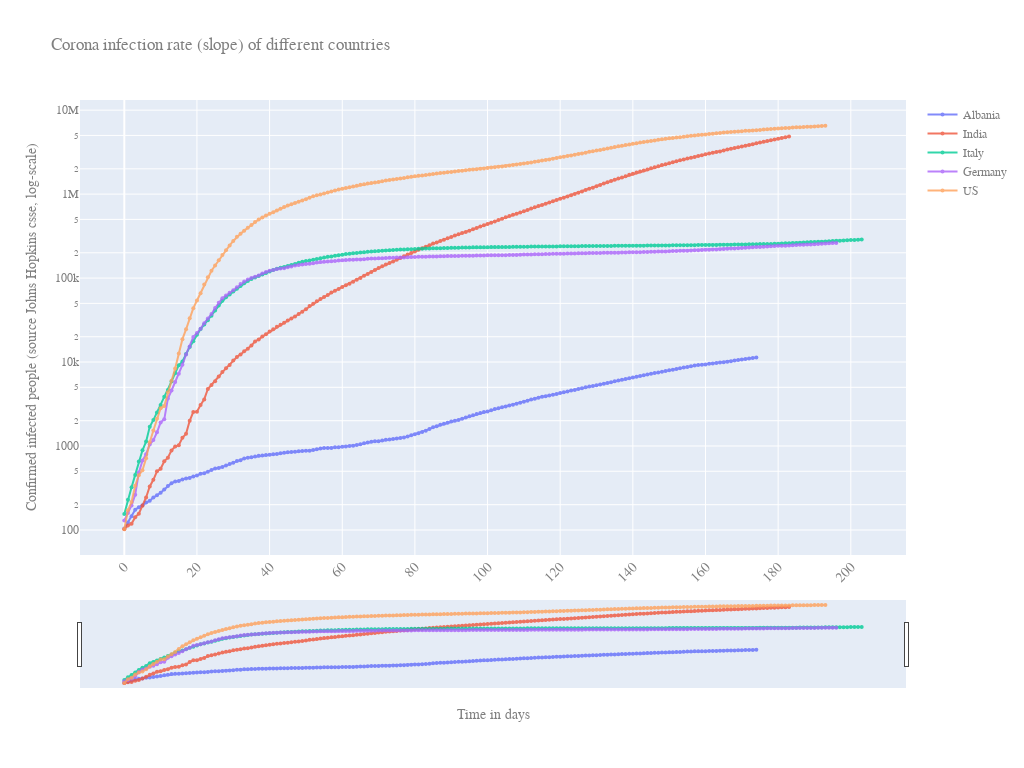

Notebook cell for this chart:
### Code cell
quick_plot(df_analyse.date,
          df_analyse.iloc[:,4:-1],
          y_scale='log',
          slider=True)

### Figure 1 — Plotly figure (JSON) as saved in the notebook; plotly's stock layout.template omitted (floating-point values rounded to 4 significant figures; data arrays with more than 128 entries replaced by an {"elided": "..."} marker saying what was removed)
{"data": [{"line": {"width": 2}, "marker": {"size": 4}, "mode": "markers+lines", "name": "Albania", "opacity": 0.8, "type": "scatter", "x": {"elided": "204 int values"}, "y": {"elided": "204 int values"}}, {"line": {"width": 2}, "marker": {"size": 4}, "mode": "markers+lines", "name": "India", "opacity": 0.8, "type": "scatter", "x": {"elided": "204 int values"}, "y": {"elided": "204 int values"}}, {"line": {"width": 2}, "marker": {"size": 4}, "mode": "markers+lines", "name": "Italy", "opacity": 0.8, "type": "scatter", "x": {"elided": "204 int values"}, "y": {"elided": "204 int values"}}, {"line": {"width": 2}, "marker": {"size": 4}, "mode": "markers+lines", "name": "Germany", "opacity": 0.8, "type": "scatter", "x": {"elided": "204 int values"}, "y": {"elided": "204 int values"}}, {"line": {"width": 2}, "marker": {"size": 4}, "mode": "markers+lines", "name": "US", "opacity": 0.8, "type": "scatter", "x": {"elided": "204 int values"}, "y": {"elided": "204 int values"}}], "layout": {"autosize": true, "font": {"color": "#7f7f7f", "family": "PT Sans, monospace", "size": 12}, "height": 768, "title": {"text": "Corona infection rate (slope) of different countries"}, "width": 1024, "xaxis": {"nticks": 20, "rangeslider": {"visible": true}, "tickangle": -45, "tickfont": {"color": "#7f7f7f", "size": 14}, "title": {"text": "Time in days"}}, "yaxis": {"title": {"text": "Confirmed infected people (source Johns Hopkins csse, log-scale)"}, "type": "log"}}}
